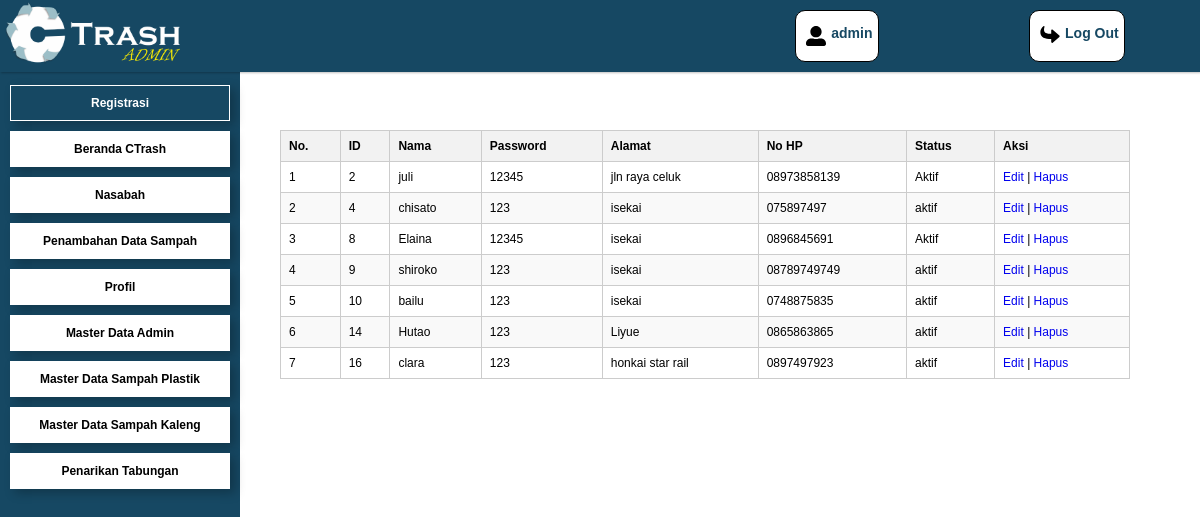
The app's page /admin/registrasi.php (signed in) with its own data.
### tables this page shows
CREATE TABLE `users` (
  `id` int(11) NOT NULL,
  `nama` varchar(100) NOT NULL,
  `email` varchar(100) NOT NULL,
  `alamat` text NOT NULL,
  `no_hp` varchar(15) NOT NULL,
  `jenis_kelamin` varchar(10) NOT NULL,
  `foto_profil` varchar(255) DEFAULT NULL,
  `tgl_lahir` date NOT NULL,
  `password` varchar(255) NOT NULL,
  `saldo` decimal(10,2) NOT NULL DEFAULT 0.00,
  `is_level` enum('admin','user') NOT NULL,
  `status` varchar(10) NOT NULL DEFAULT 'aktif'
);

### admin/registrasi.php (the view, shortened to what this page needs)
<!DOCTYPE html>
<html lang="en">
<head>
    <link rel="stylesheet" href="../asset/cssadmin/sidebar.css" />
    <link rel="stylesheet" href="../asset/cssadmin/content-registrasi.css">
</head>
<body>
    <?php require_once '../template/admin/sidebar.php'; ?>
    <div class="main-content">
        <div class="table-container">
            <table class="data-table">
                <thead>
                    <tr>
                        <th>No.</th>
                        <th>ID</th>
                        <th>Nama</th>
                        <th>Password</th>
                        <th>Alamat</th>
                        <th>No HP</th>
                        <th>Status</th>
                        <th>Aksi</th>
                    </tr>
                </thead>
                <tbody>
                <?php
require_once "../daftar/koneksi.php";
$conn = new mysqli($servername, $username, $password, $dbname);
$sql = "SELECT id, nama, password, alamat, no_hp, status FROM users WHERE is_level='user'";
$result = $conn->query($sql);
if ($result->num_rows > 0) {
    $no = 1;
    while ($row = $result->fetch_assoc()) {
        echo "<tr>";
        echo "<td>" . $no++ . "</td>";
        echo "<td>" . $row["id"] . "</td>";
        echo "<td>" . $row["nama"] . "</td>";
        echo "<td>" . $row["password"] . "</td>";
        echo "<td>" . $row["alamat"] . "</td>";
        echo "<td>" . $row["no_hp"] . "</td>";
        echo "<td>" . $row["status"] . "</td>";
        echo "<td>";
        echo "<a href='edit-registrasi.php?id=" . $row["id"] . "'>Edit</a> | ";
        echo "<a href='delete-registrasi.php?id=" . $row["id"] . "' onclick='return confirm(\"Apakah Anda yakin ingin menghapus data ini?\")'>Hapus</a>";
        echo "</td>";
        echo "</tr>";
    }
} else {
    echo "<tr><td colspan='8'>Tidak ada data</td></tr>";
}
?>
                </tbody>
            </table>
        </div>
    </div>
</body>
</html>

### template/admin/sidebar.php (shortened to what this page needs)
<?php
$current_page = basename($_SERVER['PHP_SELF']);
require_once "../daftar/koneksi.php";
$id_pengguna = $_SESSION['id'];
$sql = "SELECT nama FROM users WHERE id = $id_pengguna";
$result = mysqli_query($conn, $sql);
$row = mysqli_fetch_assoc($result);
$nama_pengguna = $row['nama'];
?>
<!DOCTYPE html>
<html lang="en">
<head>
    <link rel="stylesheet" href="../asset/cssadmin/sidebar.css">
</head>
<body>
    <nav class="navbar">
        <img src="../asset/img/ctrah-amdnim.png" alt="Logo" width="175px" height="66px" />
        <div class="navbar-nav">
            <span>
                <p><?php echo $nama_pengguna; ?></p>
            </span>
            <a href="logout.php">
                <p>Log Out</p>
            </a>
        </div>
    </nav>
    <div class="sidebar">
        <a class="<?php echo $current_page == 'registrasi.php' ? 'color' : ''; ?>"
            href="../admin/registrasi.php">Registrasi</a>
        <a class="<?php echo $current_page == 'beranda-admin.php' ? 'color' : ''; ?>"
            href="../admin/beranda-admin.php">Beranda CTrash</a>
        <a class="<?php echo $current_page == 'nasabah.php' ? 'color' : ''; ?>" href="../admin/nasabah.php">Nasabah</a>
        <a class="<?php echo $current_page == 'penambahan-data-sampah.php' ? 'color' : ''; ?>"
            href="../admin/penambahan-data-sampah.php">Penambahan Data Sampah</a>
        <a class="<?php echo $current_page == 'profile.php' ? 'color' : ''; ?>" href="../admin/profile.php">Profil</a>
        <a class="<?php echo $current_page == 'master-data-admin.php' ? 'color' : ''; ?>"
            href="../admin/master-data-admin.php">Master Data Admin</a>
        <a class="<?php echo $current_page == 'master-data-plastik.php' ? 'color' : ''; ?>"
            href="../admin/master-data-plastik.php">Master Data Sampah Plastik</a>
        <a class="<?php echo $current_page == 'master-data-kaleng.php' ? 'color' : ''; ?>"
            href="../admin/error.html">Master Data Sampah Kaleng</a>
        <a class="<?php echo $current_page == 'penarikan-tabungan.php' ? 'color' : ''; ?>"
            href="../admin/penarikan-tabungan.php">Penarikan Tabungan</a>
    </div>
</body>
</html>

### asset/cssadmin/sidebar.css (style rules this page uses)
:root { --biru-gelap: #164863; --biru: #164863; --biru-terang: #9bbec8; --putih: #fff; --abu-abu: #687780; --hitam: #000; --font-family: 'Poppins', sans-serif; --font-bold: 700; --font-normal: 200; --font-size-title: clamp(30px, 3.5vw, 6rem); }
body { list-style: none; border: none; margin: 0; font-family: 'Poppins', sans-serif; }
.navbar { display: flex; justify-content: space-between; width: 100%; top: 0; left: 0; right: 0; z-index: 99; position: fixed; background-color: var(--biru); box-shadow: 1px 1px 2px rgba(0, 0, 0, 25%); }
.navbar img { padding-left: 5px; }
.navbar-nav { padding: 10px 0; display: flex; width: 40%; justify-content: space-around; }
.navbar-nav a { display: flex; list-style: none; text-decoration: none; border: 1px solid black; font-size: 14px; font-weight: 700; color: var(--biru-gelap); padding: 0 5px; border-radius: 10px; background-color: var(--putih); }
.navbar-nav span { font-weight: var(--font-bold); display: flex; padding: 0 5px; font-size: 14px; color: var(--biru-gelap); border-radius: 10px; border: 1px solid black; background-color: var(--putih); }
.navbar-nav span svg { margin: 15px 0; width: 30px; }
.navbar-nav a svg { margin: 15px 0; width: 30px; }
.sidebar { position: fixed; width: 220px; background-color: #164863; padding: 10px; margin-top: 70px; flex-shrink: 0; display: flex; flex-direction: column; min-height: calc(100vh - 70px); }
.sidebar a { list-style: none; border: none; text-decoration: none; background-color: var(--putih); text-align: center; cursor: pointer; margin: 5px 0; color: var(--hitam); font-family: 'Poppins', sans-serif; font-weight: 700; font-size: 12px; font-weight: 700; box-shadow: 5px 4px 10px rgba(0, 0, 0, 0.25); padding: 10px; border: 1px solid var(--putih); }
.sidebar a.color { color: var(--putih); background-color: #164863; border: 1px solid var(--putih); }

### asset/cssadmin/content-registrasi.css (style rules this page uses)
:root { --biru-gelap: #164863; --biru: #427d9d; --biru-terang: #9bbec8; --putih: #fff; --abu-abu: #687780; --hitam: #000; --font-family: 'Poppins', sans-serif; --font-bold: 700; --font-normal: 200; --font-size-title: clamp(30px, 3.5vw, 6rem); --font-size-subtitle: clamp(20px, 3.5vw, 4rem); --font-size-small-text: 0.8125rem; }
body { list-style: none; border: none; margin: 0; font-family: 'Poppins'; }
.main-content { flex-grow: 1; overflow-x: auto; margin-left: 280px; padding-top: 130px; }
.table-container { width: 850px; overflow-x: auto; margin-bottom: 20px; display: flex; justify-content: center; }
.data-table { width: 100%; border-collapse: collapse; }
td { border: 1px solid black; padding: 5px; text-align: center; font-size: 12px; }
th { background-color: #c4c4c4; font-weight: bold; text-align: center; border: 1px solid black; padding: 8px; font-size: 12px; }
a { text-decoration: none; }

### admin/registrasi.php (style rules this page uses)
.data-table { width: 100%; border-collapse: collapse; }
.data-table th, .data-table td { border: 1px solid #ccc; padding: 8px; text-align: left; }
.data-table th { background-color: #f2f2f2; }
.data-table tr:nth-child(even) { background-color: #f9f9f9; }

### records on screen
users: nama "admin"
users: id "2", nama "juli", password "12345", alamat "jln raya celuk", no_hp "08973858139", status "Aktif"
users: id "4", nama "chisato", password "123", alamat "isekai", no_hp "075897497", status "aktif"
users: id "8", nama "Elaina", password "12345", alamat "isekai", no_hp "0896845691", status "Aktif"
users: id "9", nama "shiroko", password "123", alamat "isekai", no_hp "08789749749", status "aktif"
users: id "10", nama "bailu", password "123", alamat "isekai", no_hp "0748875835", status "aktif"
users: id "14", nama "Hutao", password "123", alamat "Liyue", no_hp "0865863865", status "aktif"
users: id "16", nama "clara", password "123", alamat "honkai star rail", no_hp "0897497923", status "aktif"
